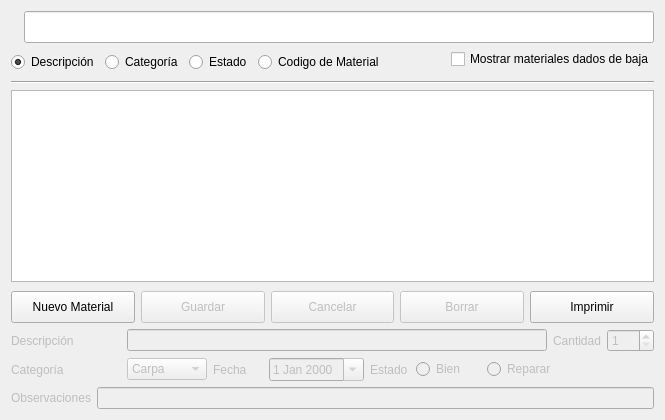
      <widget class="QWidget" name="tab_2">
       <attribute name="icon">
        <iconset resource="icons.qrc">
         <normaloff>:/icons/icons/FIREWALL.png</normaloff>:/icons/icons/FIREWALL.png</iconset>
       </attribute>
       <attribute name="title">
        <string>Materiales</string>
       </attribute>
       <layout class="QGridLayout" name="gridLayout_34">
        <item row="0" column="0">
         <layout class="QGridLayout" name="gridLayout_16">
          <item row="0" column="0">
           <widget class="QLabel" name="label_7">
            <property name="text">
             <string/>
            </property>
            <property name="pixmap">
             <pixmap resource="icons.qrc">:/icons/icons/SEARCH_32x32-32.png</pixmap>
            </property>
           </widget>
          </item>
          <item row="0" column="1">
           <widget class="QLineEdit" name="lineEdit_4">
            <property name="enabled">
             <bool>true</bool>
            </property>
            <property name="minimumSize">
             <size>
              <width>0</width>
              <height>32</height>
             </size>
            </property>
           </widget>
          </item>
         </layout>
        </item>
        <item row="1" column="0">
         <layout class="QGridLayout" name="gridLayout_17">
          <item row="0" column="0" rowspan="2">
           <widget class="QRadioButton" name="radioButton_5">
            <property name="minimumSize">
             <size>
              <width>0</width>
              <height>20</height>
             </size>
            </property>
            <property name="text">
             <string>Descripción</string>
            </property>
            <property name="checked">
             <bool>true</bool>
            </property>
           </widget>
          </item>
          <item row="0" column="1" rowspan="2">
           <widget class="QRadioButton" name="radioButton_6">
            <property name="minimumSize">
             <size>
              <width>0</width>
              <height>20</height>
             </size>
            </property>
            <property name="text">
             <string>Categoría</string>
            </property>
           </widget>
          </item>
          <item row="0" column="2" rowspan="2" colspan="2">
           <widget class="QRadioButton" name="radioButton_7">
            <property name="minimumSize">
             <size>
              <width>0</width>
              <height>20</height>
             </size>
            </property>
            <property name="text">
             <string>Estado</string>
            </property>
           </widget>
          </item>
          <item row="0" column="4" rowspan="2">
           <widget class="QRadioButton" name="radioButton_8">
            <property name="minimumSize">
             <size>
              <width>0</width>
              <height>20</height>
             </size>
            </property>
            <property name="text">
             <string>Codigo de Material</string>
            </property>
           </widget>
          </item>
          <item row="0" column="6" rowspan="2">
           <spacer name="horizontalSpacer_9">
            <property name="orientation">
             <enum>Qt::Horizontal</enum>
            </property>
            <property name="sizeHint" stdset="0">
             <size>
              <width>40</width>
              <height>20</height>
             </size>
            </property>
           </spacer>
          </item>
          <item row="0" column="7">
           <widget class="QCheckBox" name="checkBox_15">
            <property name="text">
             <string>Mostrar materiales dados de baja</string>
            </property>
           </widget>
          </item>
         </layout>
        </item>
        <item row="2" column="0">
         <widget class="Line" name="line_11">
          <property name="orientation">
           <enum>Qt::Horizontal</enum>
          </property>
         </widget>
        </item>
        <item row="3" column="0">
         <widget class="QTableView" name="tabla_material">
          <property name="enabled">
           <bool>true</bool>
          </property>
          <property name="focusPolicy">
           <enum>Qt::NoFocus</enum>
          </property>
          <property name="contextMenuPolicy">
           <enum>Qt::NoContextMenu</enum>
          </property>
          <property name="editTriggers">
           <set>QAbstractItemView::NoEditTriggers</set>
          </property>
          <property name="showDropIndicator" stdset="0">
           <bool>false</bool>
          </property>
          <property name="alternatingRowColors">
           <bool>true</bool>
          </property>
          <property name="selectionBehavior">
           <enum>QAbstractItemView::SelectRows</enum>
          </property>
          <property name="gridStyle">
           <enum>Qt::SolidLine</enum>
          </property>
          <property name="sortingEnabled">
           <bool>true</bool>
          </property>
         </widget>
        </item>
        <item row="4" column="0">
         <layout class="QGridLayout" name="gridLayout_22">
          <item row="0" column="0">
           <spacer name="verticalSpacer_5">
            <property name="orientation">
             <enum>Qt::Vertical</enum>
            </property>
            <property name="sizeType">
             <enum>QSizePolicy::Preferred</enum>
            </property>
            <property name="sizeHint" stdset="0">
             <size>
              <width>20</width>
              <height>3</height>
             </size>
            </property>
           </spacer>
          </item>
          <item row="1" column="0">
           <layout class="QGridLayout" name="gridLayout_21">
            <item row="1" column="0">
             <widget class="QPushButton" name="pushButton_2">
              <property name="minimumSize">
               <size>
                <width>0</width>
                <height>32</height>
               </size>
              </property>
              <property name="text">
               <string>Nuevo Material</string>
              </property>
             </widget>
            </item>
            <item row="1" column="2">
             <widget class="QPushButton" name="pushButton_7">
              <property name="enabled">
               <bool>false</bool>
              </property>
              <property name="minimumSize">
               <size>
                <width>0</width>
                <height>32</height>
               </size>
              </property>
              <property name="text">
               <string>Guardar</string>
              </property>
             </widget>
            </item>
            <item row="1" column="3">
             <widget class="QPushButton" name="pushButton_8">
              <property name="enabled">
               <bool>false</bool>
              </property>
              <property name="minimumSize">
               <size>
                <width>0</width>
                <height>32</height>
               </size>
              </property>
              <property name="text">
               <string>Cancelar</string>
              </property>
             </widget>
            </item>
            <item row="1" column="5">
             <widget class="QPushButton" name="pushButton_9">
              <property name="enabled">
               <bool>false</bool>
              </property>
              <property name="minimumSize">
               <size>
                <width>0</width>
                <height>32</height>
               </size>
              </property>
              <property name="text">
               <string>Borrar</string>
              </property>
             </widget>
            </item>
            <item row="1" column="6">
             <widget class="QPushButton" name="pushButton_3">
              <property name="minimumSize">
               <size>
                <width>0</width>
                <height>32</height>
               </size>
              </property>
              <property name="text">
               <string>Imprimir</string>
              </property>
             </widget>
            </item>
           </layout>
          </item>
         </layout>
        </item>
        <item row="5" column="0">
         <layout class="QGridLayout" name="gridLayout_20">
          <item row="0" column="0">
           <widget class="QLabel" name="label_36">
            <property name="enabled">
             <bool>false</bool>
            </property>
            <property name="minimumSize">
             <size>
              <width>110</width>
              <height>0</height>
             </size>
            </property>
            <property name="text">
             <string>Descripción</string>
            </property>
           </widget>
          </item>
          <item row="0" column="1">
           <widget class="QLineEdit" name="lineEdit_26">
            <property name="enabled">
             <bool>false</bool>
            </property>
            <property name="minimumSize">
             <size>
              <width>420</width>
              <height>0</height>
             </size>
            </property>
           </widget>
          </item>
          <item row="0" column="2">
           <widget class="QLabel" name="label_37">
            <property name="enabled">
             <bool>false</bool>
            </property>
            <property name="text">
             <string>Cantidad</string>
            </property>
           </widget>
          </item>
          <item row="0" column="3">
           <widget class="QSpinBox" name="spinBox">
            <property name="enabled">
             <bool>false</bool>
            </property>
            <property name="minimum">
             <number>1</number>
            </property>
            <property name="maximum">
             <number>500</number>
            </property>
           </widget>
          </item>
         </layout>
        </item>
        <item row="6" column="0">
         <layout class="QGridLayout" name="gridLayout_19">
          <item row="0" column="2">
           <widget class="QLabel" name="label_41">
            <property name="enabled">
             <bool>false</bool>
            </property>
            <property name="minimumSize">
             <size>
              <width>110</width>
              <height>0</height>
             </size>
            </property>
            <property name="text">
             <string>Categoría</string>
            </property>
           </widget>
          </item>
          <item row="0" column="3">
           <widget class="QComboBox" name="comboBox_6">
            <property name="enabled">
             <bool>false</bool>
            </property>
            <property name="minimumSize">
             <size>
              <width>80</width>
              <height>0</height>
             </size>
            </property>
            <property name="maximumSize">
             <size>
              <width>16777215</width>
              <height>16777215</height>
             </size>
            </property>
            <item>
             <property name="text">
              <string>Carpa</string>
             </property>
            </item>
            <item>
             <property name="text">
              <string>Carpon</string>
             </property>
            </item>
            <item>
             <property name="text">
              <string>Rastrillo</string>
             </property>
            </item>
            <item>
             <property name="text">
              <string>Pala</string>
             </property>
            </item>
           </widget>
          </item>
          <item row="0" column="4" colspan="2">
           <widget class="QLabel" name="label_43">
            <property name="enabled">
             <bool>false</bool>
            </property>
            <property name="sizePolicy">
             <sizepolicy hsizetype="Fixed" vsizetype="Preferred">
              <horstretch>0</horstretch>
              <verstretch>0</verstretch>
             </sizepolicy>
            </property>
            <property name="minimumSize">
             <size>
              <width>50</width>
              <height>0</height>
             </size>
            </property>
            <property name="text">
             <string>Fecha</string>
            </property>
           </widget>
          </item>
          <item row="0" column="10" colspan="2">
           <widget class="QRadioButton" name="radioButton_4">
            <property name="enabled">
             <bool>false</bool>
            </property>
            <property name="minimumSize">
             <size>
              <width>65</width>
              <height>0</height>
             </size>
            </property>
            <property name="text">
             <string>Reparar</string>
            </property>
           </widget>
          </item>
          <item row="0" column="9">
           <widget class="QRadioButton" name="radioButton_3">
            <property name="enabled">
             <bool>false</bool>
            </property>
            <property name="minimumSize">
             <size>
              <width>65</width>
              <height>0</height>
             </size>
            </property>
            <property name="text">
             <string>Bien</string>
            </property>
           </widget>
          </item>
          <item row="0" column="7" colspan="2">
           <widget class="QLabel" name="label_42">
            <property name="enabled">
             <bool>false</bool>
            </property>
            <property name="minimumSize">
             <size>
              <width>40</width>
              <height>0</height>
             </size>
            </property>
            <property name="maximumSize">
             <size>
              <width>136</width>
              <height>16777215</height>
             </size>
            </property>
            <property name="text">
             <string>Estado</string>
            </property>
           </widget>
          </item>
          <item row="0" column="12">
           <spacer name="horizontalSpacer_10">
            <property name="orientation">
             <enum>Qt::Horizontal</enum>
            </property>
            <property name="sizeHint" stdset="0">
             <size>
              <width>40</width>
              <height>20</height>
             </size>
            </property>
           </spacer>
          </item>
          <item row="0" column="6">
           <widget class="QDateEdit" name="dateEdit_5">
            <property name="enabled">
             <bool>false</bool>
            </property>
            <property name="minimumSize">
             <size>
              <width>90</width>
              <height>0</height>
             </size>
            </property>
            <property name="calendarPopup">
             <bool>true</bool>
            </property>
           </widget>
          </item>
         </layout>
        </item>
        <item row="7" column="0">
         <layout class="QGridLayout" name="gridLayout_18">
          <item row="0" column="1" colspan="3">
           <widget class="QLineEdit" name="lineEdit_25">
            <property name="enabled">
             <bool>false</bool>
            </property>
           </widget>
          </item>
          <item row="0" column="0">
           <widget class="QLabel" name="label_40">
            <property name="enabled">
             <bool>false</bool>
            </property>
            <property name="sizePolicy">
             <sizepolicy hsizetype="Fixed" vsizetype="Preferred">
              <horstretch>0</horstretch>
              <verstretch>0</verstretch>
             </sizepolicy>
            </property>
            <property name="minimumSize">
             <size>
              <width>40</width>
              <height>0</height>
             </size>
            </property>
            <property name="text">
             <string>Observaciones</string>
            </property>
           </widget>
          </item>
         </layout>
        </item>
       </layout>
      </widget>
